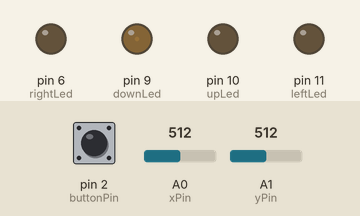
Recording of a sketch running on a simulated Arduino Uno, built with avr-gcc and run on an emulated ATmega328P. On the bench: output pins drawn as LEDs (lit = HIGH). Inputs (shaded band) come from the test bench; at power-on: A0 (xPin) = 512, A1 (yPin) = 512, pin 2 (buttonPin) HIGH.

Above: at 1.2 s.
1.3 s: A0 (xPin) set to 530
At 1.6 s:
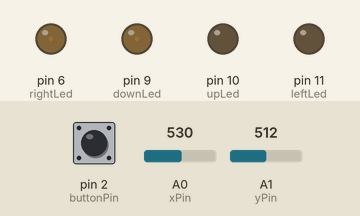
2.8 s: A1 (yPin) set to 470
At 3.9 s:
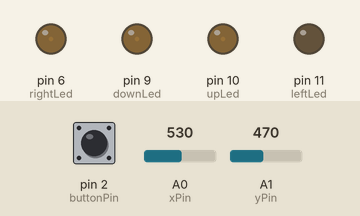
4.3 s: pin 2 (buttonPin) pulled LOW for 0.15 s
At 5.6 s:
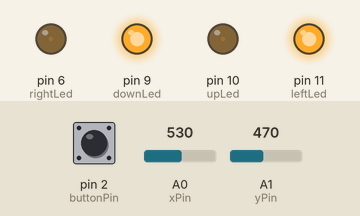
5.9 s: A1 (yPin) set to 508
At 6.3 s:
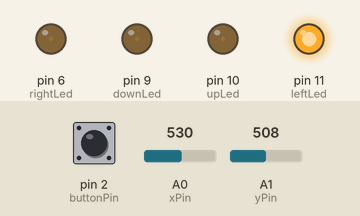
7.4 s: A0 (xPin) set to 716
At 8.6 s:
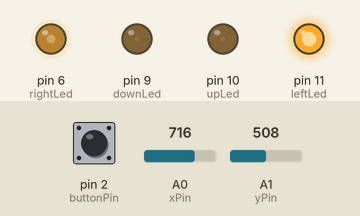
8.9 s: pin 2 (buttonPin) pulled LOW for 1 s
At 9.7 s:
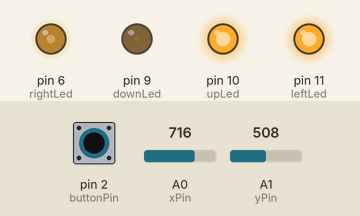
Timing chart, 0 to 9.6 s (numbered marks = the images above; inputs shaded):
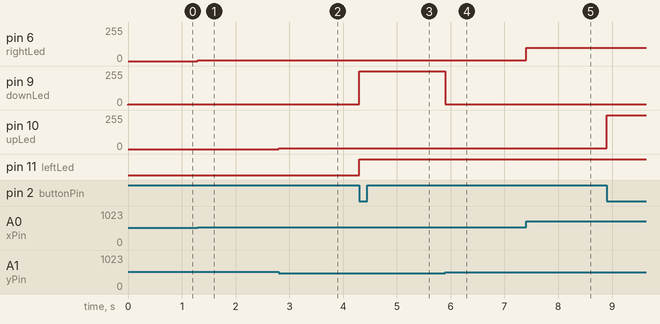

Measured:
- after the input at 1.3 s, pin 6 (rightLed): 0/255 → 5/255 at once
- after the input at 2.8 s, pin 10 (upLed): 0/255 → 5/255 at once
- after the input at 4.3 s, pin 9 (downLed): 6/255 → 255/255 at once; pin 11 (leftLed): LOW → HIGH at once
- after the input at 5.9 s, pin 9 (downLed): 255/255 → 4/255 at once
- after the input at 7.4 s, pin 6 (rightLed): 5/255 → 99/255 at once
- after the input at 8.9 s, pin 10 (upLed): 5/255 → 255/255 at once

The sketch:

embedded_Task2.ino
```cpp
int xPin = A0;
int yPin = A1;
int buttonPin = 2;

int xVal;
int yVal;
int buttonState;

int upLed = 10;
int downLed = 9;
int leftLed = 11;
int rightLed = 6;
int upBrightness;
int downBrightness;
int leftBrightness;
int rightBrightness;


void setup() {
  Serial.begin(9600);
  pinMode(xPin, INPUT);
  pinMode(yPin, INPUT);
  pinMode(buttonPin, INPUT_PULLUP);
  pinMode(upLed, OUTPUT);
  pinMode(downLed, OUTPUT);
  pinMode(leftLed, OUTPUT);
  pinMode(rightLed, OUTPUT);
}

void loop() {
  xVal = analogRead(xPin);
  yVal = analogRead(yPin);
  buttonState = digitalRead(buttonPin);

  upBrightness = map(yVal, 480, 0, 0, 255);
  downBrightness = map(yVal, 498, 1023, 0, 255);
  leftBrightness = map(xVal, 500, 0, 0, 255);
  rightBrightness = map(xVal, 520, 1023, 0, 255);

  if (yVal <= 480) {
    analogWrite(upLed, upBrightness);
  }

  if (yVal >= 498) {
    analogWrite(downLed, downBrightness);
  }

  if (xVal <= 500) {
    analogWrite(leftLed, leftBrightness);
  }

  if (xVal >= 520) {
    analogWrite(rightLed, rightBrightness);
  }

  if (yVal > 480 && yVal < 498 && xVal > 500 && xVal < 520) {
    analogWrite(upLed, 0);
    analogWrite(downLed, 0);
    analogWrite(leftLed, 0);
    analogWrite(rightLed, 0);
  }

  if(buttonState == LOW) {
    digitalWrite( upLed, HIGH);
    digitalWrite( downLed, HIGH);
    digitalWrite( leftLed, HIGH);
    digitalWrite( rightLed, HIGH);
  }
  // target = map(source, sourceLow, sourceHigh, targerLow, targetHigh)
}
```
